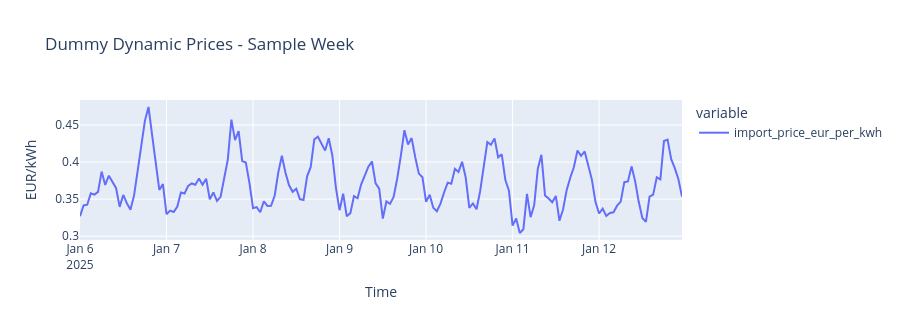
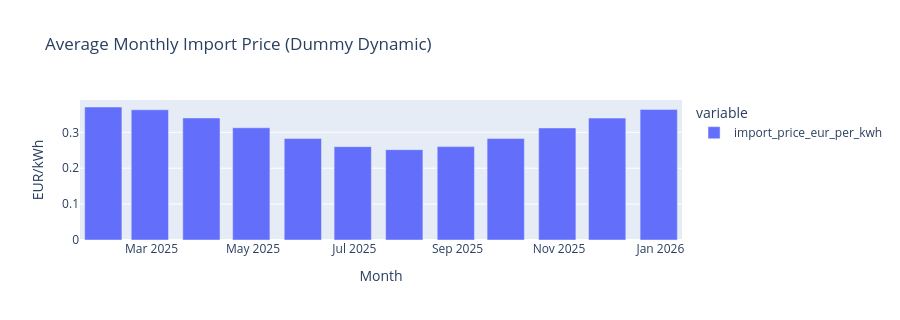

Source (notebook cell) for these figures, in order:
### Code cell
sample_week = dynamic_8760.loc['2025-01-06':'2025-01-12 23:00']
fig = px.line(sample_week, title='Dummy Dynamic Prices - Sample Week', labels={'value': 'EUR/kWh', 'index': 'Time'})
fig.update_layout(height=320)
fig.show()

monthly = dynamic_8760.resample('ME').mean()
fig_m = px.bar(monthly, title='Average Monthly Import Price (Dummy Dynamic)', labels={'value': 'EUR/kWh', 'index': 'Month'})
fig_m.update_layout(height=320)
fig_m.show()

### Figure 1 — Plotly figure (JSON) as saved in the notebook; plotly's stock layout.template omitted (floating-point values rounded to 4 significant figures; data arrays with more than 128 entries replaced by an {"elided": "..."} marker saying what was removed)
{"data": [{"hovertemplate": "variable=import_price_eur_per_kwh<br>Time=%{x}<br>EUR/kWh=%{y}<extra></extra>", "legendgroup": "import_price_eur_per_kwh", "line": {"color": "#636efa", "dash": "solid"}, "marker": {"symbol": "circle"}, "mode": "lines", "name": "import_price_eur_per_kwh", "orientation": "v", "showlegend": true, "type": "scatter", "x": {"elided": "168 str values"}, "xaxis": "x", "y": {"elided": "168 float values"}, "yaxis": "y"}], "layout": {"height": 320, "legend": {"title": {"text": "variable"}, "tracegroupgap": 0}, "title": {"text": "Dummy Dynamic Prices - Sample Week"}, "xaxis": {"anchor": "y", "domain": [0, 1], "title": {"text": "Time"}}, "yaxis": {"anchor": "x", "domain": [0, 1], "title": {"text": "EUR/kWh"}}}}

### Figure 2 — Plotly figure (JSON) as saved in the notebook; plotly's stock layout.template omitted (floating-point values rounded to 4 significant figures)
{"data": [{"hovertemplate": "variable=import_price_eur_per_kwh<br>Month=%{x}<br>EUR/kWh=%{y}<extra></extra>", "legendgroup": "import_price_eur_per_kwh", "marker": {"color": "#636efa", "pattern": {"shape": ""}}, "name": "import_price_eur_per_kwh", "orientation": "v", "showlegend": true, "textposition": "auto", "type": "bar", "x": ["2025-01-31T00:00:00.000000", "2025-02-28T00:00:00.000000", "2025-03-31T00:00:00.000000", "2025-04-30T00:00:00.000000", "2025-05-31T00:00:00.000000", "2025-06-30T00:00:00.000000", "2025-07-31T00:00:00.000000", "2025-08-31T00:00:00.000000", "2025-09-30T00:00:00.000000", "2025-10-31T00:00:00.000000", "2025-11-30T00:00:00.000000", "2025-12-31T00:00:00.000000"], "xaxis": "x", "y": [0.3705, 0.3628, 0.34, 0.3127, 0.2828, 0.26, 0.2516, 0.2601, 0.2829, 0.3122, 0.3395, 0.3638], "yaxis": "y"}], "layout": {"barmode": "relative", "height": 320, "legend": {"title": {"text": "variable"}, "tracegroupgap": 0}, "title": {"text": "Average Monthly Import Price (Dummy Dynamic)"}, "xaxis": {"anchor": "y", "domain": [0, 1], "title": {"text": "Month"}}, "yaxis": {"anchor": "x", "domain": [0, 1], "title": {"text": "EUR/kWh"}}}}
